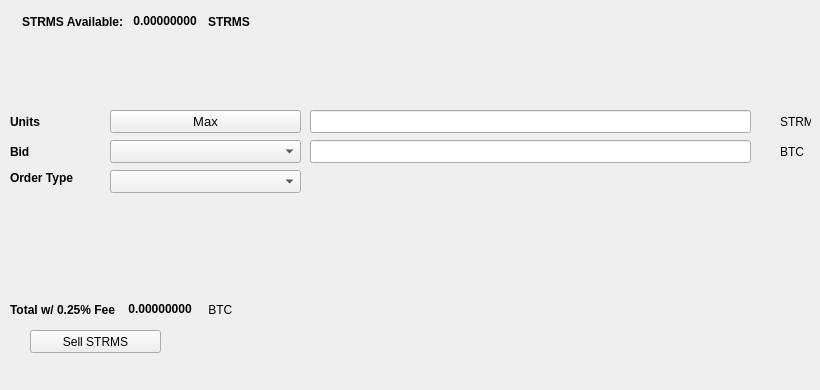
   <widget class="QWidget" name="SellTab">
    <attribute name="title">
     <string>Sell</string>
    </attribute>
    <widget class="QLabel" name="label_16">
     <property name="geometry">
      <rect>
       <x>780</x>
       <y>140</y>
       <width>31</width>
       <height>23</height>
      </rect>
     </property>
     <property name="text">
      <string>BTC</string>
     </property>
    </widget>
    <widget class="QComboBox" name="SellBidcomboBox">
     <property name="geometry">
      <rect>
       <x>110</x>
       <y>140</y>
       <width>191</width>
       <height>23</height>
      </rect>
     </property>
     <property name="font">
      <font>
       <pointsize>10</pointsize>
      </font>
     </property>
    </widget>
    <widget class="QLabel" name="label_18">
     <property name="geometry">
      <rect>
       <x>10</x>
       <y>110</y>
       <width>46</width>
       <height>23</height>
      </rect>
     </property>
     <property name="font">
      <font>
       <weight>75</weight>
       <bold>true</bold>
      </font>
     </property>
     <property name="text">
      <string>Units</string>
     </property>
    </widget>
    <widget class="QPushButton" name="Sell_Max_Amount">
     <property name="geometry">
      <rect>
       <x>110</x>
       <y>110</y>
       <width>191</width>
       <height>23</height>
      </rect>
     </property>
     <property name="font">
      <font>
       <pointsize>10</pointsize>
      </font>
     </property>
     <property name="text">
      <string>Max</string>
     </property>
    </widget>
    <widget class="QLabel" name="label_20">
     <property name="geometry">
      <rect>
       <x>10</x>
       <y>170</y>
       <width>91</width>
       <height>16</height>
      </rect>
     </property>
     <property name="font">
      <font>
       <weight>75</weight>
       <bold>true</bold>
      </font>
     </property>
     <property name="text">
      <string>Order Type</string>
     </property>
    </widget>
    <widget class="QComboBox" name="SellOrdertypeCombo">
     <property name="geometry">
      <rect>
       <x>110</x>
       <y>170</y>
       <width>191</width>
       <height>23</height>
      </rect>
     </property>
     <property name="font">
      <font>
       <pointsize>10</pointsize>
      </font>
     </property>
    </widget>
    <widget class="QLabel" name="label_21">
     <property name="geometry">
      <rect>
       <x>10</x>
       <y>140</y>
       <width>46</width>
       <height>23</height>
      </rect>
     </property>
     <property name="font">
      <font>
       <weight>75</weight>
       <bold>true</bold>
      </font>
     </property>
     <property name="text">
      <string>Bid</string>
     </property>
    </widget>
    <widget class="QLabel" name="label_22">
     <property name="geometry">
      <rect>
       <x>780</x>
       <y>110</y>
       <width>31</width>
       <height>23</height>
      </rect>
     </property>
     <property name="text">
      <string>STRMS</string>
     </property>
    </widget>
    <widget class="QLineEdit" name="UnitsInputSTRMS">
     <property name="geometry">
      <rect>
       <x>310</x>
       <y>110</y>
       <width>441</width>
       <height>23</height>
      </rect>
     </property>
     <property name="font">
      <font>
       <pointsize>9</pointsize>
       <weight>75</weight>
       <bold>true</bold>
      </font>
     </property>
    </widget>
    <widget class="QLineEdit" name="SellBidPriceEdit">
     <property name="geometry">
      <rect>
       <x>310</x>
       <y>140</y>
       <width>441</width>
       <height>23</height>
      </rect>
     </property>
     <property name="font">
      <font>
       <pointsize>9</pointsize>
       <weight>75</weight>
       <bold>true</bold>
      </font>
     </property>
    </widget>
    <widget class="QPushButton" name="SellSTRMSBTN">
     <property name="geometry">
      <rect>
       <x>30</x>
       <y>330</y>
       <width>131</width>
       <height>23</height>
      </rect>
     </property>
     <property name="text">
      <string>Sell STRMS</string>
     </property>
     <property name="icon">
      <iconset resource="../streamies">
       <normaloff>:/icons/bitcoin</normaloff>:/icons/bitcoin</iconset>
     </property>
    </widget>
    <widget class="QWidget" name="layoutWidget3">
     <property name="geometry">
      <rect>
       <x>22</x>
       <y>12</y>
       <width>258</width>
       <height>19</height>
      </rect>
     </property>
     <layout class="QHBoxLayout" name="horizontalLayout">
      <item>
       <widget class="QLabel" name="label232_2">
        <property name="font">
         <font>
          <weight>75</weight>
          <bold>true</bold>
         </font>
        </property>
        <property name="text">
         <string>STRMS Available:</string>
        </property>
       </widget>
      </item>
      <item>
       <widget class="QLabel" name="STRMSAvailableLabel">
        <property name="palette">
         <palette>
          <active>
           <colorrole role="WindowText">
            <brush brushstyle="SolidPattern">
             <color alpha="255">
              <red>0</red>
              <green>0</green>
              <blue>0</blue>
             </color>
            </brush>
           </colorrole>
           <colorrole role="Button">
            <brush brushstyle="SolidPattern">
             <color alpha="255">
              <red>0</red>
              <green>170</green>
              <blue>0</blue>
             </color>
            </brush>
           </colorrole>
           <colorrole role="Light">
            <brush brushstyle="SolidPattern">
             <color alpha="255">
              <red>0</red>
              <green>255</green>
              <blue>0</blue>
             </color>
            </brush>
           </colorrole>
           <colorrole role="Midlight">
            <brush brushstyle="SolidPattern">
             <color alpha="255">
              <red>0</red>
              <green>212</green>
              <blue>0</blue>
             </color>
            </brush>
           </colorrole>
           <colorrole role="Dark">
            <brush brushstyle="SolidPattern">
             <color alpha="255">
              <red>0</red>
              <green>85</green>
              <blue>0</blue>
             </color>
            </brush>
           </colorrole>
           <colorrole role="Mid">
            <brush brushstyle="SolidPattern">
             <color alpha="255">
              <red>0</red>
              <green>113</green>
              <blue>0</blue>
             </color>
            </brush>
           </colorrole>
           <colorrole role="Text">
            <brush brushstyle="SolidPattern">
             <color alpha="255">
              <red>0</red>
              <green>170</green>
              <blue>0</blue>
             </color>
            </brush>
           </colorrole>
           <colorrole role="BrightText">
            <brush brushstyle="SolidPattern">
             <color alpha="255">
              <red>255</red>
              <green>255</green>
              <blue>255</blue>
             </color>
            </brush>
           </colorrole>
           <colorrole role="ButtonText">
            <brush brushstyle="SolidPattern">
             <color alpha="255">
              <red>0</red>
              <green>0</green>
              <blue>0</blue>
             </color>
            </brush>
           </colorrole>
           <colorrole role="Base">
            <brush brushstyle="SolidPattern">
             <color alpha="255">
              <red>255</red>
              <green>255</green>
              <blue>255</blue>
             </color>
            </brush>
           </colorrole>
           <colorrole role="Window">
            <brush brushstyle="SolidPattern">
             <color alpha="255">
              <red>0</red>
              <green>170</green>
              <blue>0</blue>
             </color>
            </brush>
           </colorrole>
           <colorrole role="Shadow">
            <brush brushstyle="SolidPattern">
             <color alpha="255">
              <red>0</red>
              <green>0</green>
              <blue>0</blue>
             </color>
            </brush>
           </colorrole>
           <colorrole role="AlternateBase">
            <brush brushstyle="SolidPattern">
             <color alpha="255">
              <red>127</red>
              <green>212</green>
              <blue>127</blue>
             </color>
            </brush>
           </colorrole>
           <colorrole role="ToolTipBase">
            <brush brushstyle="SolidPattern">
             <color alpha="255">
              <red>255</red>
              <green>255</green>
              <blue>220</blue>
             </color>
            </brush>
           </colorrole>
           <colorrole role="ToolTipText">
            <brush brushstyle="SolidPattern">
             <color alpha="255">
              <red>0</red>
              <green>0</green>
              <blue>0</blue>
             </color>
            </brush>
           </colorrole>
          </active>
          <inactive>
           <colorrole role="WindowText">
            <brush brushstyle="SolidPattern">
             <color alpha="255">
              <red>0</red>
              <green>0</green>
              <blue>0</blue>
             </color>
            </brush>
           </colorrole>
           <colorrole role="Button">
            <brush brushstyle="SolidPattern">
             <color alpha="255">
              <red>0</red>
              <green>170</green>
              <blue>0</blue>
             </color>
            </brush>
           </colorrole>
           <colorrole role="Light">
            <brush brushstyle="SolidPattern">
             <color alpha="255">
              <red>0</red>
              <green>255</green>
              <blue>0</blue>
             </color>
            </brush>
           </colorrole>
           <colorrole role="Midlight">
            <brush brushstyle="SolidPattern">
             <color alpha="255">
              <red>0</red>
              <green>212</green>
              <blue>0</blue>
             </color>
            </brush>
           </colorrole>
           <colorrole role="Dark">
            <brush brushstyle="SolidPattern">
             <color alpha="255">
              <red>0</red>
              <green>85</green>
              <blue>0</blue>
             </color>
            </brush>
           </colorrole>
           <colorrole role="Mid">
            <brush brushstyle="SolidPattern">
             <color alpha="255">
              <red>0</red>
              <green>113</green>
              <blue>0</blue>
             </color>
            </brush>
           </colorrole>
           <colorrole role="Text">
            <brush brushstyle="SolidPattern">
             <color alpha="255">
              <red>0</red>
              <green>170</green>
              <blue>0</blue>
             </color>
            </brush>
           </colorrole>
           <colorrole role="BrightText">
            <brush brushstyle="SolidPattern">
             <color alpha="255">
              <red>255</red>
              <green>255</green>
              <blue>255</blue>
             </color>
            </brush>
           </colorrole>
           <colorrole role="ButtonText">
            <brush brushstyle="SolidPattern">
             <color alpha="255">
              <red>0</red>
              <green>0</green>
              <blue>0</blue>
             </color>
            </brush>
           </colorrole>
           <colorrole role="Base">
            <brush brushstyle="SolidPattern">
             <color alpha="255">
              <red>255</red>
              <green>255</green>
              <blue>255</blue>
             </color>
            </brush>
           </colorrole>
           <colorrole role="Window">
            <brush brushstyle="SolidPattern">
             <color alpha="255">
              <red>0</red>
              <green>170</green>
              <blue>0</blue>
             </color>
            </brush>
           </colorrole>
           <colorrole role="Shadow">
            <brush brushstyle="SolidPattern">
             <color alpha="255">
              <red>0</red>
              <green>0</green>
              <blue>0</blue>
             </color>
            </brush>
           </colorrole>
           <colorrole role="AlternateBase">
            <brush brushstyle="SolidPattern">
             <color alpha="255">
              <red>127</red>
              <green>212</green>
              <blue>127</blue>
             </color>
            </brush>
           </colorrole>
           <colorrole role="ToolTipBase">
            <brush brushstyle="SolidPattern">
             <color alpha="255">
              <red>255</red>
              <green>255</green>
              <blue>220</blue>
             </color>
            </brush>
           </colorrole>
           <colorrole role="ToolTipText">
            <brush brushstyle="SolidPattern">
             <color alpha="255">
              <red>0</red>
              <green>0</green>
              <blue>0</blue>
             </color>
            </brush>
           </colorrole>
          </inactive>
          <disabled>
           <colorrole role="WindowText">
            <brush brushstyle="SolidPattern">
             <color alpha="255">
              <red>0</red>
              <green>85</green>
              <blue>0</blue>
             </color>
            </brush>
           </colorrole>
           <colorrole role="Button">
            <brush brushstyle="SolidPattern">
             <color alpha="255">
              <red>0</red>
              <green>170</green>
              <blue>0</blue>
             </color>
            </brush>
           </colorrole>
           <colorrole role="Light">
            <brush brushstyle="SolidPattern">
             <color alpha="255">
              <red>0</red>
              <green>255</green>
              <blue>0</blue>
             </color>
            </brush>
           </colorrole>
           <colorrole role="Midlight">
            <brush brushstyle="SolidPattern">
             <color alpha="255">
              <red>0</red>
              <green>212</green>
              <blue>0</blue>
             </color>
            </brush>
           </colorrole>
           <colorrole role="Dark">
            <brush brushstyle="SolidPattern">
             <color alpha="255">
              <red>0</red>
              <green>85</green>
              <blue>0</blue>
             </color>
            </brush>
           </colorrole>
           <colorrole role="Mid">
            <brush brushstyle="SolidPattern">
             <color alpha="255">
              <red>0</red>
              <green>113</green>
              <blue>0</blue>
             </color>
            </brush>
           </colorrole>
           <colorrole role="Text">
            <brush brushstyle="SolidPattern">
             <color alpha="255">
              <red>0</red>
              <green>85</green>
              <blue>0</blue>
             </color>
            </brush>
           </colorrole>
           <colorrole role="BrightText">
            <brush brushstyle="SolidPattern">
             <color alpha="255">
              <red>255</red>
              <green>255</green>
              <blue>255</blue>
             </color>
            </brush>
           </colorrole>
           <colorrole role="ButtonText">
            <brush brushstyle="SolidPattern">
             <color alpha="255">
              <red>0</red>
              <green>85</green>
              <blue>0</blue>
             </color>
            </brush>
           </colorrole>
           <colorrole role="Base">
            <brush brushstyle="SolidPattern">
             <color alpha="255">
              <red>0</red>
              <green>170</green>
              <blue>0</blue>
             </color>
            </brush>
           </colorrole>
           <colorrole role="Window">
            <brush brushstyle="SolidPattern">
             <color alpha="255">
              <red>0</red>
              <green>170</green>
              <blue>0</blue>
             </color>
            </brush>
           </colorrole>
           <colorrole role="Shadow">
            <brush brushstyle="SolidPattern">
             <color alpha="255">
              <red>0</red>
              <green>0</green>
              <blue>0</blue>
             </color>
            </brush>
           </colorrole>
           <colorrole role="AlternateBase">
            <brush brushstyle="SolidPattern">
             <color alpha="255">
              <red>0</red>
              <green>170</green>
              <blue>0</blue>
             </color>
            </brush>
           </colorrole>
           <colorrole role="ToolTipBase">
            <brush brushstyle="SolidPattern">
             <color alpha="255">
              <red>255</red>
              <green>255</green>
              <blue>220</blue>
             </color>
            </brush>
           </colorrole>
           <colorrole role="ToolTipText">
            <brush brushstyle="SolidPattern">
             <color alpha="255">
              <red>0</red>
              <green>0</green>
              <blue>0</blue>
             </color>
            </brush>
           </colorrole>
          </disabled>
         </palette>
        </property>
        <property name="font">
         <font>
          <weight>75</weight>
          <bold>true</bold>
         </font>
        </property>
        <property name="text">
         <string> 0.00000000 </string>
        </property>
        <property name="textInteractionFlags">
         <set>Qt::LinksAccessibleByMouse|Qt::TextSelectableByKeyboard|Qt::TextSelectableByMouse</set>
        </property>
       </widget>
      </item>
      <item>
       <widget class="QLabel" name="labelSTRMS">
        <property name="font">
         <font>
          <weight>75</weight>
          <bold>true</bold>
         </font>
        </property>
        <property name="text">
         <string>STRMS</string>
        </property>
       </widget>
      </item>
     </layout>
    </widget>
    <widget class="QWidget" name="layoutWidget">
     <property name="geometry">
      <rect>
       <x>10</x>
       <y>300</y>
       <width>268</width>
       <height>19</height>
      </rect>
     </property>
     <layout class="QHBoxLayout" name="horizontalLayout_2">
      <item>
       <widget class="QLabel" name="label_19">
        <property name="font">
         <font>
          <weight>75</weight>
          <bold>true</bold>
         </font>
        </property>
        <property name="text">
         <string>Total w/ 0.25% Fee </string>
        </property>
       </widget>
      </item>
      <item>
       <widget class="QLabel" name="SellCostLabel">
        <property name="palette">
         <palette>
          <active>
           <colorrole role="WindowText">
            <brush brushstyle="SolidPattern">
             <color alpha="255">
              <red>0</red>
              <green>0</green>
              <blue>0</blue>
             </color>
            </brush>
           </colorrole>
           <colorrole role="Button">
            <brush brushstyle="SolidPattern">
             <color alpha="255">
              <red>0</red>
              <green>170</green>
              <blue>0</blue>
             </color>
            </brush>
           </colorrole>
           <colorrole role="Light">
            <brush brushstyle="SolidPattern">
             <color alpha="255">
              <red>0</red>
              <green>255</green>
              <blue>0</blue>
             </color>
            </brush>
           </colorrole>
           <colorrole role="Midlight">
            <brush brushstyle="SolidPattern">
             <color alpha="255">
              <red>0</red>
              <green>212</green>
              <blue>0</blue>
             </color>
            </brush>
           </colorrole>
           <colorrole role="Dark">
            <brush brushstyle="SolidPattern">
             <color alpha="255">
              <red>0</red>
              <green>85</green>
              <blue>0</blue>
             </color>
            </brush>
           </colorrole>
           <colorrole role="Mid">
            <brush brushstyle="SolidPattern">
             <color alpha="255">
              <red>0</red>
              <green>113</green>
              <blue>0</blue>
             </color>
            </brush>
           </colorrole>
           <colorrole role="Text">
            <brush brushstyle="SolidPattern">
             <color alpha="255">
              <red>0</red>
              <green>170</green>
              <blue>0</blue>
             </color>
            </brush>
           </colorrole>
           <colorrole role="BrightText">
            <brush brushstyle="SolidPattern">
             <color alpha="255">
              <red>255</red>
              <green>255</green>
              <blue>255</blue>
             </color>
            </brush>
           </colorrole>
           <colorrole role="ButtonText">
            <brush brushstyle="SolidPattern">
             <color alpha="255">
              <red>0</red>
              <green>0</green>
              <blue>0</blue>
             </color>
            </brush>
           </colorrole>
           <colorrole role="Base">
            <brush brushstyle="SolidPattern">
             <color alpha="255">
              <red>255</red>
              <green>255</green>
              <blue>255</blue>
             </color>
            </brush>
           </colorrole>
           <colorrole role="Window">
            <brush brushstyle="SolidPattern">
             <color alpha="255">
              <red>0</red>
              <green>170</green>
              <blue>0</blue>
             </color>
            </brush>
           </colorrole>
           <colorrole role="Shadow">
            <brush brushstyle="SolidPattern">
             <color alpha="255">
              <red>0</red>
              <green>0</green>
              <blue>0</blue>
             </color>
            </brush>
           </colorrole>
           <colorrole role="AlternateBase">
            <brush brushstyle="SolidPattern">
             <color alpha="255">
              <red>127</red>
              <green>212</green>
              <blue>127</blue>
             </color>
            </brush>
           </colorrole>
           <colorrole role="ToolTipBase">
            <brush brushstyle="SolidPattern">
             <color alpha="255">
              <red>255</red>
              <green>255</green>
              <blue>220</blue>
             </color>
            </brush>
           </colorrole>
           <colorrole role="ToolTipText">
            <brush brushstyle="SolidPattern">
             <color alpha="255">
              <red>0</red>
              <green>0</green>
              <blue>0</blue>
             </color>
            </brush>
           </colorrole>
          </active>
          <inactive>
           <colorrole role="WindowText">
            <brush brushstyle="SolidPattern">
             <color alpha="255">
              <red>0</red>
              <green>0</green>
              <blue>0</blue>
             </color>
            </brush>
           </colorrole>
           <colorrole role="Button">
            <brush brushstyle="SolidPattern">
             <color alpha="255">
              <red>0</red>
              <green>170</green>
              <blue>0</blue>
             </color>
            </brush>
           </colorrole>
           <colorrole role="Light">
            <brush brushstyle="SolidPattern">
             <color alpha="255">
              <red>0</red>
              <green>255</green>
              <blue>0</blue>
             </color>
            </brush>
           </colorrole>
           <colorrole role="Midlight">
            <brush brushstyle="SolidPattern">
             <color alpha="255">
              <red>0</red>
              <green>212</green>
              <blue>0</blue>
             </color>
            </brush>
           </colorrole>
           <colorrole role="Dark">
            <brush brushstyle="SolidPattern">
             <color alpha="255">
              <red>0</red>
              <green>85</green>
              <blue>0</blue>
             </color>
            </brush>
           </colorrole>
           <colorrole role="Mid">
            <brush brushstyle="SolidPattern">
             <color alpha="255">
              <red>0</red>
              <green>113</green>
              <blue>0</blue>
             </color>
            </brush>
           </colorrole>
           <colorrole role="Text">
            <brush brushstyle="SolidPattern">
             <color alpha="255">
              <red>0</red>
              <green>170</green>
              <blue>0</blue>
             </color>
            </brush>
           </colorrole>
           <colorrole role="BrightText">
            <brush brushstyle="SolidPattern">
             <color alpha="255">
              <red>255</red>
              <green>255</green>
              <blue>255</blue>
             </color>
            </brush>
           </colorrole>
           <colorrole role="ButtonText">
            <brush brushstyle="SolidPattern">
             <color alpha="255">
              <red>0</red>
              <green>0</green>
              <blue>0</blue>
             </color>
            </brush>
           </colorrole>
           <colorrole role="Base">
            <brush brushstyle="SolidPattern">
             <color alpha="255">
              <red>255</red>
              <green>255</green>
              <blue>255</blue>
             </color>
            </brush>
           </colorrole>
           <colorrole role="Window">
            <brush brushstyle="SolidPattern">
             <color alpha="255">
              <red>0</red>
              <green>170</green>
              <blue>0</blue>
             </color>
            </brush>
           </colorrole>
           <colorrole role="Shadow">
            <brush brushstyle="SolidPattern">
             <color alpha="255">
              <red>0</red>
              <green>0</green>
              <blue>0</blue>
             </color>
            </brush>
           </colorrole>
           <colorrole role="AlternateBase">
            <brush brushstyle="SolidPattern">
             <color alpha="255">
              <red>127</red>
              <green>212</green>
              <blue>127</blue>
             </color>
            </brush>
           </colorrole>
           <colorrole role="ToolTipBase">
            <brush brushstyle="SolidPattern">
             <color alpha="255">
              <red>255</red>
              <green>255</green>
              <blue>220</blue>
             </color>
            </brush>
           </colorrole>
           <colorrole role="ToolTipText">
            <brush brushstyle="SolidPattern">
             <color alpha="255">
              <red>0</red>
              <green>0</green>
              <blue>0</blue>
             </color>
            </brush>
           </colorrole>
          </inactive>
          <disabled>
           <colorrole role="WindowText">
            <brush brushstyle="SolidPattern">
             <color alpha="255">
              <red>0</red>
              <green>85</green>
              <blue>0</blue>
             </color>
            </brush>
           </colorrole>
           <colorrole role="Button">
            <brush brushstyle="SolidPattern">
             <color alpha="255">
              <red>0</red>
              <green>170</green>
              <blue>0</blue>
             </color>
            </brush>
           </colorrole>
           <colorrole role="Light">
            <brush brushstyle="SolidPattern">
             <color alpha="255">
              <red>0</red>
              <green>255</green>
              <blue>0</blue>
             </color>
            </brush>
           </colorrole>
           <colorrole role="Midlight">
            <brush brushstyle="SolidPattern">
             <color alpha="255">
              <red>0</red>
              <green>212</green>
              <blue>0</blue>
             </color>
            </brush>
           </colorrole>
           <colorrole role="Dark">
            <brush brushstyle="SolidPattern">
             <color alpha="255">
              <red>0</red>
              <green>85</green>
              <blue>0</blue>
             </color>
            </brush>
           </colorrole>
           <colorrole role="Mid">
            <brush brushstyle="SolidPattern">
             <color alpha="255">
              <red>0</red>
              <green>113</green>
              <blue>0</blue>
             </color>
            </brush>
           </colorrole>
           <colorrole role="Text">
            <brush brushstyle="SolidPattern">
             <color alpha="255">
              <red>0</red>
              <green>85</green>
              <blue>0</blue>
             </color>
            </brush>
           </colorrole>
           <colorrole role="BrightText">
            <brush brushstyle="SolidPattern">
             <color alpha="255">
              <red>255</red>
              <green>255</green>
              <blue>255</blue>
             </color>
            </brush>
           </colorrole>
           <colorrole role="ButtonText">
            <brush brushstyle="SolidPattern">
             <color alpha="255">
              <red>0</red>
              <green>85</green>
              <blue>0</blue>
             </color>
            </brush>
           </colorrole>
           <colorrole role="Base">
            <brush brushstyle="SolidPattern">
             <color alpha="255">
              <red>0</red>
              <green>170</green>
              <blue>0</blue>
             </color>
            </brush>
           </colorrole>
           <colorrole role="Window">
            <brush brushstyle="SolidPattern">
             <color alpha="255">
              <red>0</red>
              <green>170</green>
              <blue>0</blue>
             </color>
            </brush>
           </colorrole>
           <colorrole role="Shadow">
            <brush brushstyle="SolidPattern">
             <color alpha="255">
              <red>0</red>
              <green>0</green>
              <blue>0</blue>
             </color>
            </brush>
           </colorrole>
           <colorrole role="AlternateBase">
            <brush brushstyle="SolidPattern">
             <color alpha="255">
              <red>0</red>
              <green>170</green>
              <blue>0</blue>
             </color>
            </brush>
           </colorrole>
           <colorrole role="ToolTipBase">
            <brush brushstyle="SolidPattern">
             <color alpha="255">
              <red>255</red>
              <green>255</green>
              <blue>220</blue>
             </color>
            </brush>
           </colorrole>
           <colorrole role="ToolTipText">
            <brush brushstyle="SolidPattern">
             <color alpha="255">
              <red>0</red>
              <green>0</green>
              <blue>0</blue>
             </color>
            </brush>
           </colorrole>
          </disabled>
         </palette>
        </property>
        <property name="font">
         <font>
          <weight>75</weight>
          <bold>true</bold>
         </font>
        </property>
        <property name="autoFillBackground">
         <bool>false</bool>
        </property>
        <property name="text">
         <string> 0.00000000</string>
        </property>
        <property name="textInteractionFlags">
         <set>Qt::LinksAccessibleByMouse|Qt::TextSelectableByMouse</set>
        </property>
       </widget>
      </item>
      <item>
       <widget class="QLabel" name="label_17">
        <property name="font">
         <font>
          <weight>50</weight>
          <bold>false</bold>
         </font>
        </property>
        <property name="text">
         <string> BTC</string>
        </property>
       </widget>
      </item>
     </layout>
    </widget>
    <widget class="QLabel" name="label_23">
     <property name="geometry">
      <rect>
       <x>460</x>
       <y>300</y>
       <width>281</width>
       <height>81</height>
      </rect>
     </property>
     <property name="text">
      <string/>
     </property>
     <property name="pixmap">
      <pixmap>:/images/bittrex</pixmap>
     </property>
    </widget>
   </widget>
